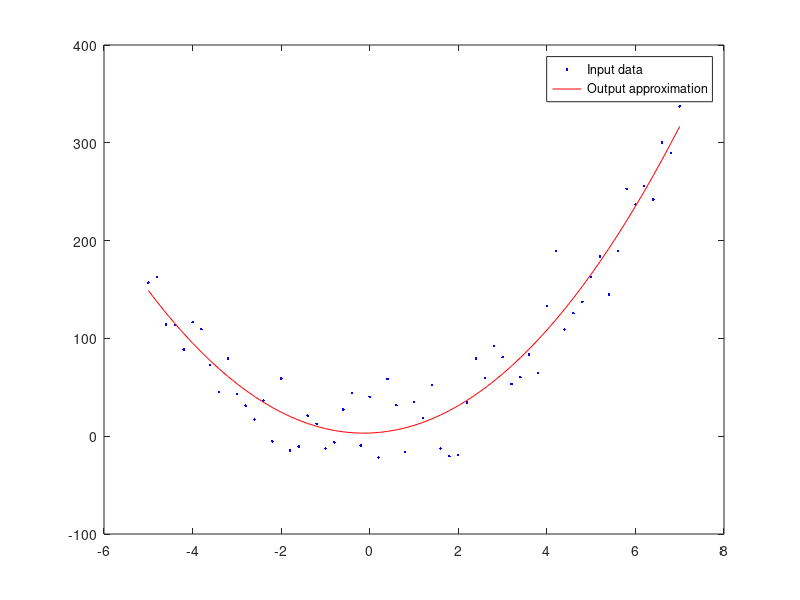

Here is the MATLAB script that generated this plot:
clear all;

T = csvread('data_t.csv');
Y = csvread('data_y.csv');

Tsquare = T .* T;
Psi = horzcat(ones(length(T), 1), T', Tsquare');

theta = (Psi' * Psi) \ (Psi' * Y'); 

Ycap = theta(1) + theta(2) * T + theta(3) * Tsquare;

sum = 0;
for i = 1:length(Y)
    sum = sum + power((Y(i) - Ycap(i)), 2);
end
delta_1 = sqrt(sum);

plot(T, Y, '.b', T, Ycap, 'r');
legend({
    'Input data';
    'Output approximation';
});